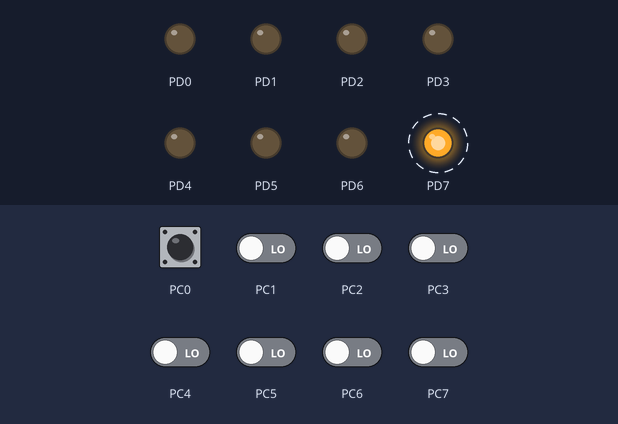
A program run on a simulated ATmega128, built with avr-gcc and emulated at 8 MHz. On the bench: output pins drawn as LEDs (lit = HIGH). Dashed ring = blinking. The inputs (shaded band) are chosen by the test bench; at power-on: PC0 HIGH, PC1–7 LOW.

Above: at 0.05 s.
Timing chart, 0 to 3.0 s (numbered marks = the images above):
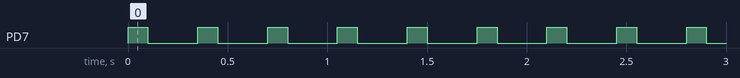

The program:

main.c
```c
#include <avr/io.h>
#define F_CPU 8000000UL
#include <util/delay.h>

#define BIT(x)(1<<(x))

//delays for "ms" milliseconds
void wait(int ms) {
	for (int i = 0; i < ms; i++) {
		_delay_ms(1);
	}
}


// switches frequence of light flashes when button C0 is pressed
int main (void)
{
	DDRD = 0xFF;	//Sets PORTD to output
	PORTC = 0x01;	//sets PORTC.0 to input
	int HZ_SPEED = 250;

	while (1)
	{
		// when button C0 is pressed HZ_SPEED switches
		if (PINC & 0x01)
		{
			if (HZ_SPEED == 150)
			{
				HZ_SPEED = 900;
			}
			else if (HZ_SPEED == 900)
			{
				HZ_SPEED = 150;
			}
		}

		// turns LED D7 on and off and then wait HZ_speed
		PORTD = BIT(7);
		_delay_ms(100);
		PORTD = 0b00000000;

		wait(HZ_SPEED);
	}
}
```

Measured:
- by itself, PD7: alternates HIGH for 0.10 s and LOW for 0.25 s
